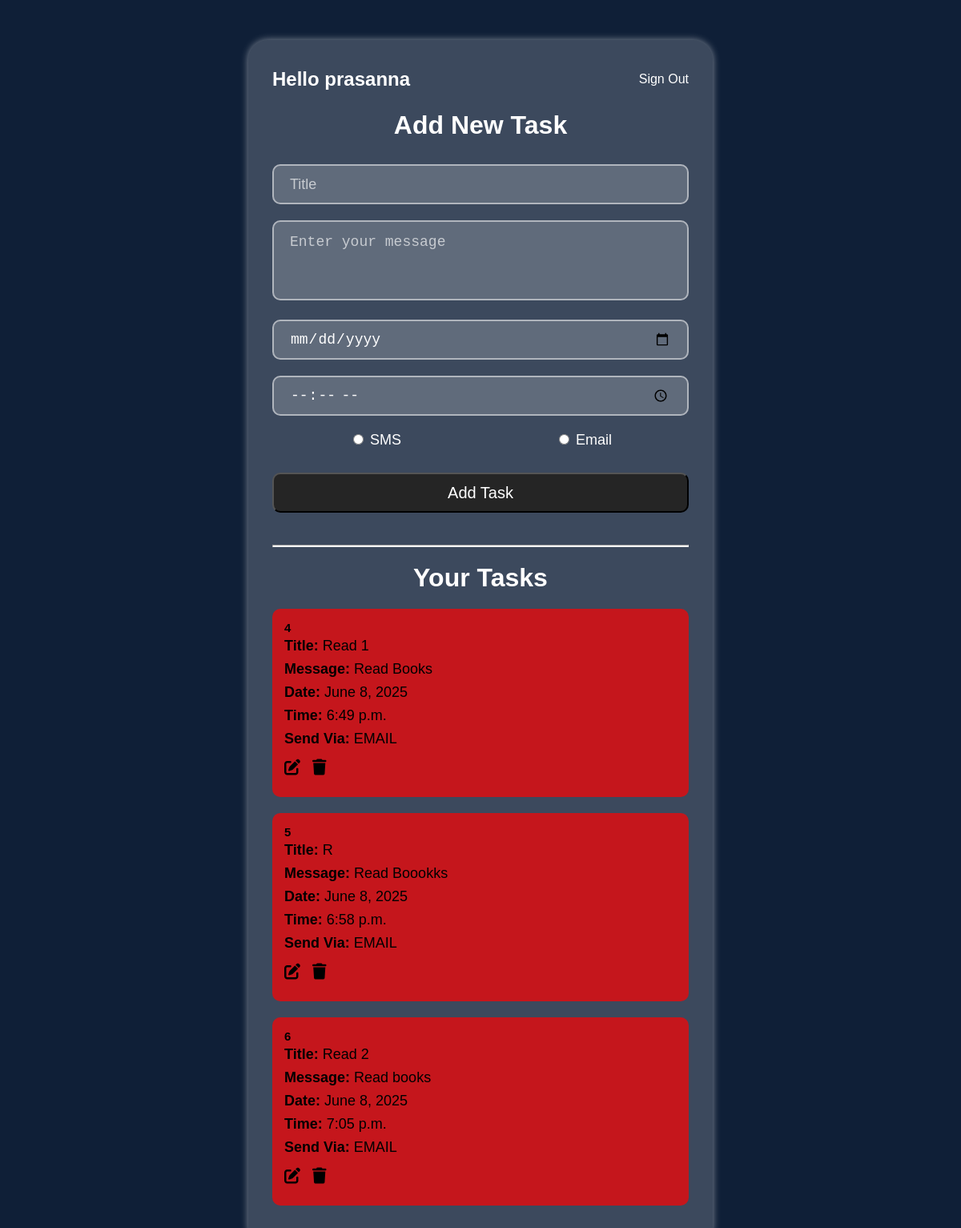
The app's page /remindpage/ (signed in) with its own data.
### RemindMe/models.py (models this page shows, shortened)
class REMINDME(models.Model):
    srno = models.AutoField(primary_key=True)
    user = models.ForeignKey(User, on_delete=models.CASCADE)
    title = models.CharField(max_length=100)
    message = models.TextField()
    date = models.DateField()
    time = models.TimeField()
    send_via = models.CharField(
        max_length=10,
        choices=[('sms', 'SMS'), ('email', 'Email')],
        default='sms'
    )
    status = models.BooleanField(default=False)

### RemindMe/views.py (the view, shortened to what this page needs)
# urls.py: path('remindpage/', views.remind, name='remind'),
@login_required(login_url='/loginn')
def remind(request):
    res = REMINDME.objects.filter(user=request.user)
    return render(request, 'remind.html', {'res': res})

### RemindMe/templates/remind.html (shortened to what this page needs)
{% load static %}
<!DOCTYPE html>
<html lang="en">
<head>
    <link rel="stylesheet" href="{% static 'css/styles.css' %}" />
    <link rel="stylesheet" href="{% static 'css/index.css' %}" />
</head>
<body>
    <div class="signup-login">
    <div class="signup-box scr">
        <div class="box-header">
            <h1 class="greeting">Hello {{ user.username }}</h1>
            <a href="{% url 'signout' %}" class="signout-link">Sign Out</a>
        </div>
        <div class="heading">Add New Task</div>
        <form method="post">
            <input type="text" name="title" class="inp" required placeholder="Title">
            <textarea name="message" required placeholder="Enter your message"></textarea>
            <input type="date" name="date" required>
            <input type="time" name="time" required>
            <div class="send-method">
                <label><input type="radio" name="send_via" value="sms" required> SMS</label>
                <label><input type="radio" name="send_via" value="email"> Email</label>
            </div>
            <input class="submit-button" type="submit" value="Add Task">
        </form>
        <hr class="line">
        <div class="heading">Your Tasks</div>
        {% for todo in res %}
        <div class="Todo {% if todo.status %}todo-green{% else %}todo-red{% endif %}">
            <h5>{{ todo.srno }}</h5>
            <p><strong>Title:</strong> {{ todo.title }}</p>
            <p><strong>Message:</strong> {{ todo.message }}</p>
            <p><strong>Date:</strong> {{ todo.date }}</p>
            <p><strong>Time:</strong> {{ todo.time }}</p>
            <p><strong>Send Via:</strong> {{ todo.send_via|upper }}</p>
            <div>
                <a href="{% url 'edit_todo' todo.srno %}" title="Edit"><i class="fa-solid fa-pen-to-square"></i></a>
                <a href="{% url 'delete_todo' todo.srno %}" title="Delete"><i class="fa-solid fa-trash"></i></a>
            </div>
        </div>
        {% empty %}
        <p>No tasks yet. Add one above!</p>
        {% endfor %}
    </div>
</div>
</body>
</html>

### RemindMe/static/css/styles.css (style rules this page uses)
h1 { color: #fff; margin-bottom: 1rem; font-size: 2rem; text-align: center; }
.Todo { display: flex; flex-direction: column; background: #ffff00a9; color: #000; padding: 15px; border-radius: 10px; margin-bottom: 20px; font-size: 18px; position: relative; }
.Todo p { margin: 4px 0; }
.Todo h5 { margin: 0; font-weight: bold; }
.Todo a { color: #000; font-size: 20px; margin-right: 10px; }
.todo-red { background-color: rgba(255, 0, 0, 0.7); }
.scr { overflow-y: auto; }
a { text-decoration: none; color: #fff; font-size: 20px; font-weight: 500; margin: 10px 0; display: inline-block; }

### RemindMe/static/css/index.css (style rules this page uses)
body { margin: 0; padding: 0; background-color: #0f1f37; font-family: 'Poppins', sans-serif; color: #fff; }
.signup-login { display: flex; justify-content: center; align-items: flex-start; min-height: 100vh; padding: 50px 20px; box-sizing: border-box; }
.signup-box { background-color: #ffffff30; width: 520px; border-radius: 25px; box-shadow: 0 0 10px rgba(255, 255, 255, 0.5); padding: 30px; max-height: 90vh; overflow-y: auto; }
.heading { font-size: 32px; font-weight: 600; text-align: center; margin: 20px 0; }
.inp, textarea, input[type="date"], input[type="time"] { width: 100%; height: 50px; margin: 10px 0; border-radius: 10px; border: 2px solid rgba(255, 255, 255, 0.5); padding: 0 20px; font-size: 18px; background-color: #ffffff30; color: #ffffff; box-sizing: border-box; }
textarea { height: 100px; padding-top: 15px; resize: none; }
.inp::placeholder, textarea::placeholder { color: #ffffffa5; }
.submit-button { width: 100%; height: 50px; margin: 20px 0; border-radius: 10px; font-size: 20px; font-weight: 500; background-color: #252525; color: #fff; cursor: pointer; transition: all 0.3s; }
.line { height: 1px; background-color: #ffffff; margin: 20px 0; }
.send-method { display: flex; justify-content: space-around; margin: 10px 0; }
.send-method label { font-size: 18px; font-weight: 500; }
.box-header { display: flex; justify-content: space-between; align-items: center; margin-bottom: 10px; }
.greeting { font-size: 24px; margin: 0; }
.signout-link { font-size: 16px; color: #fff; text-decoration: none; font-weight: 500; }

### records on screen
REMINDME: srno "4", title "Read 1", message "Read Books", date "June 8, 2025", time "6:49 p.m.", send_via "EMAIL"
REMINDME: srno "5", title "R", message "Read Boookks", date "June 8, 2025", time "6:58 p.m.", send_via "EMAIL"
REMINDME: srno "6", title "Read 2", message "Read books", date "June 8, 2025", time "7:05 p.m.", send_via "EMAIL"

### other values on screen
{{ user.username }} "prasanna"
